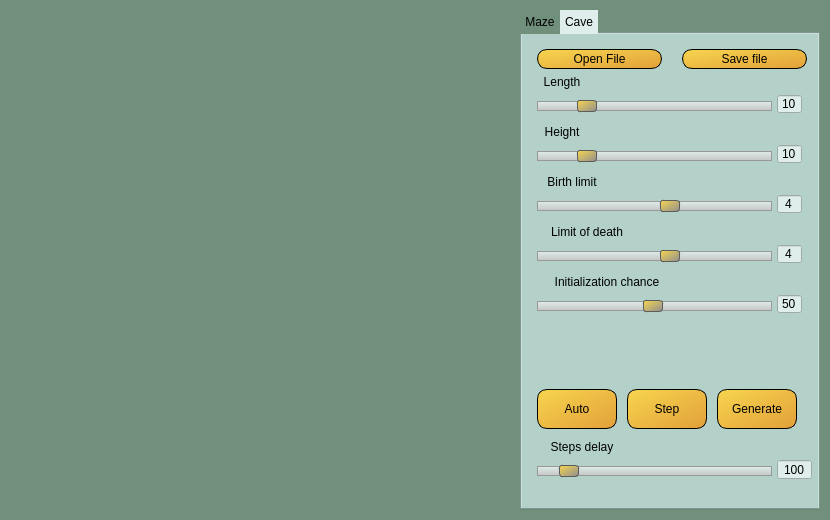
<?xml version="1.0" encoding="UTF-8"?>
<ui version="4.0">
 <class>MainWindow</class>
 <widget class="QMainWindow" name="MainWindow">
  <property name="geometry">
   <rect>
    <x>0</x>
    <y>0</y>
    <width>830</width>
    <height>520</height>
   </rect>
  </property>
  <property name="minimumSize">
   <size>
    <width>830</width>
    <height>520</height>
   </size>
  </property>
  <property name="maximumSize">
   <size>
    <width>830</width>
    <height>520</height>
   </size>
  </property>
  <property name="windowTitle">
   <string>MainWindow</string>
  </property>
  <property name="styleSheet">
   <string notr="true">background-color:  rgb(112, 144, 124);</string>
  </property>
  <widget class="QWidget" name="centralwidget">
   <property name="minimumSize">
    <size>
     <width>820</width>
     <height>510</height>
    </size>
   </property>
   <property name="maximumSize">
    <size>
     <width>820</width>
     <height>510</height>
    </size>
   </property>
   <widget class="s21::MazeWidget" name="widget" native="true">
    <property name="geometry">
     <rect>
      <x>10</x>
      <y>10</y>
      <width>500</width>
      <height>500</height>
     </rect>
    </property>
    <property name="minimumSize">
     <size>
      <width>500</width>
      <height>500</height>
     </size>
    </property>
    <property name="maximumSize">
     <size>
      <width>500</width>
      <height>500</height>
     </size>
    </property>
   </widget>
   <widget class="QTabWidget" name="tabWidget">
    <property name="geometry">
     <rect>
      <x>520</x>
      <y>10</y>
      <width>300</width>
      <height>500</height>
     </rect>
    </property>
    <property name="minimumSize">
     <size>
      <width>300</width>
      <height>500</height>
     </size>
    </property>
    <property name="maximumSize">
     <size>
      <width>300</width>
      <height>500</height>
     </size>
    </property>
    <property name="toolTip">
     <string>&lt;html&gt;&lt;head/&gt;&lt;body&gt;&lt;p&gt;&lt;br/&gt;&lt;/p&gt;&lt;/body&gt;&lt;/html&gt;</string>
    </property>
    <property name="whatsThis">
     <string>&lt;html&gt;&lt;head/&gt;&lt;body&gt;&lt;p&gt;&lt;br/&gt;&lt;/p&gt;&lt;/body&gt;&lt;/html&gt;</string>
    </property>
    <property name="styleSheet">
     <string notr="true">QSlider::groove:horizontal {
    border: 1px solid #999999;
    height: 8px;
    background: qlineargradient(x1:0, y1:0, x2:0, y2:1, stop:0 rgb(223, 238, 234), stop:1 #c4c4c4);
    margin: 2px 0;
}

QSlider::handle:horizontal {
    background: qlineargradient(x1:0, y1:0, x2:1, y2:1, stop:0 rgb(247, 213, 79), stop:1 #8f8f8f);
    border: 1px solid #5c5c5c;
    width: 18px;
    margin: -2px 0;
    border-radius: 3px;
}

QTabBar::tab {
color: rgb(0, 0, 0);
background: rgb(113, 144, 124); 
border: 5px;
border-color: rgb(0, 0, 0);
padding: 5px;
}

QTabBar::tab:selected { 
  background: rgb(223, 238, 234); 
}

QSpinBox {
color: rgb(0, 0, 0);
background-color:  rgb(223, 238, 234);
}

QLabel {
color: rgb(0, 0, 0);
}

QWidget {
background-color: rgb(179, 209, 201);
}

QPushButton {
color: rgb(0, 0, 0);
background-color: qlineargradient(x1:0, y1:0, x2:1, y2:1, stop:0 rgb(247, 213, 79), stop:1 rgb(226, 160, 57));
border-color: rgb(0, 0, 0);
 border-style: solid;
 border-width:1px;
 border-radius:10px;
}

QPushButton:hover {
color: rgb(0, 0, 0);
background-color: rgb(241, 188, 70);
border-color: rgb(0, 0, 0);
border-style: solid;
border-width:1px;
border-radius:10px;
}

QPushButton:pressed {
 color: rgb(0, 0, 0);
background-color: rgb(226, 160, 57);
border-color: rgb(0, 0, 0);
 border-style: solid;
 border-width:1px;
 border-radius:10px;
}</string>
    </property>
    <property name="currentIndex">
     <number>1</number>
    </property>
    <widget class="QWidget" name="maze">
     <attribute name="title">
      <string>Maze</string>
     </attribute>
     <widget class="QPushButton" name="pushButtonGenerate">
      <property name="geometry">
       <rect>
        <x>20</x>
        <y>370</y>
        <width>250</width>
        <height>80</height>
       </rect>
      </property>
      <property name="minimumSize">
       <size>
        <width>250</width>
        <height>80</height>
       </size>
      </property>
      <property name="maximumSize">
       <size>
        <width>250</width>
        <height>80</height>
       </size>
      </property>
      <property name="styleSheet">
       <string notr="true"/>
      </property>
      <property name="text">
       <string>Generate</string>
      </property>
     </widget>
     <widget class="QPushButton" name="pushButtonDeletePath">
      <property name="geometry">
       <rect>
        <x>15</x>
        <y>145</y>
        <width>100</width>
        <height>45</height>
       </rect>
      </property>
      <property name="styleSheet">
       <string notr="true"/>
      </property>
      <property name="text">
       <string>Delete path</string>
      </property>
     </widget>
     <widget class="QLabel" name="label_lenght_maze">
      <property name="geometry">
       <rect>
        <x>20</x>
        <y>40</y>
        <width>40</width>
        <height>15</height>
       </rect>
      </property>
      <property name="text">
       <string>Length</string>
      </property>
      <property name="alignment">
       <set>Qt::AlignCenter</set>
      </property>
     </widget>
     <widget class="QLabel" name="label_height_maze">
      <property name="geometry">
       <rect>
        <x>20</x>
        <y>90</y>
        <width>40</width>
        <height>15</height>
       </rect>
      </property>
      <property name="text">
       <string>Height</string>
      </property>
      <property name="alignment">
       <set>Qt::AlignCenter</set>
      </property>
     </widget>
     <widget class="QPushButton" name="OpenFileMaze">
      <property name="geometry">
       <rect>
        <x>15</x>
        <y>15</y>
        <width>125</width>
        <height>20</height>
       </rect>
      </property>
      <property name="styleSheet">
       <string notr="true"/>
      </property>
      <property name="text">
       <string>Open File</string>
      </property>
     </widget>
     <widget class="QPushButton" name="SaveFIleMaze">
      <property name="geometry">
       <rect>
        <x>160</x>
        <y>15</y>
        <width>125</width>
        <height>20</height>
       </rect>
      </property>
      <property name="styleSheet">
       <string notr="true"/>
      </property>
      <property name="text">
       <string>Save file</string>
      </property>
     </widget>
     <widget class="QSlider" name="lenght_maze_Slider">
      <property name="geometry">
       <rect>
        <x>15</x>
        <y>60</y>
        <width>235</width>
        <height>25</height>
       </rect>
      </property>
      <property name="minimum">
       <number>1</number>
      </property>
      <property name="maximum">
       <number>50</number>
      </property>
      <property name="pageStep">
       <number>50</number>
      </property>
      <property name="value">
       <number>10</number>
      </property>
      <property name="orientation">
       <enum>Qt::Horizontal</enum>
      </property>
     </widget>
     <widget class="QSpinBox" name="lenght_maze_spinBox">
      <property name="geometry">
       <rect>
        <x>255</x>
        <y>60</y>
        <width>25</width>
        <height>20</height>
       </rect>
      </property>
      <property name="focusPolicy">
       <enum>Qt::NoFocus</enum>
      </property>
      <property name="contextMenuPolicy">
       <enum>Qt::NoContextMenu</enum>
      </property>
      <property name="styleSheet">
       <string notr="true">background-color:  rgb(223, 238, 234);</string>
      </property>
      <property name="alignment">
       <set>Qt::AlignCenter</set>
      </property>
      <property name="buttonSymbols">
       <enum>QAbstractSpinBox::NoButtons</enum>
      </property>
      <property name="minimum">
       <number>1</number>
      </property>
      <property name="maximum">
       <number>50</number>
      </property>
      <property name="value">
       <number>10</number>
      </property>
     </widget>
     <widget class="QSlider" name="height_maze_Slider">
      <property name="geometry">
       <rect>
        <x>15</x>
        <y>110</y>
        <width>235</width>
        <height>25</height>
       </rect>
      </property>
      <property name="minimum">
       <number>1</number>
      </property>
      <property name="maximum">
       <number>50</number>
      </property>
      <property name="pageStep">
       <number>50</number>
      </property>
      <property name="value">
       <number>10</number>
      </property>
      <property name="orientation">
       <enum>Qt::Horizontal</enum>
      </property>
     </widget>
     <widget class="QSpinBox" name="height_maze_spinBox">
      <property name="geometry">
       <rect>
        <x>255</x>
        <y>110</y>
        <width>25</width>
        <height>20</height>
       </rect>
      </property>
      <property name="focusPolicy">
       <enum>Qt::NoFocus</enum>
      </property>
      <property name="contextMenuPolicy">
       <enum>Qt::NoContextMenu</enum>
      </property>
      <property name="styleSheet">
       <string notr="true">background-color:  rgb(223, 238, 234);</string>
      </property>
      <property name="alignment">
       <set>Qt::AlignCenter</set>
      </property>
      <property name="buttonSymbols">
       <enum>QAbstractSpinBox::NoButtons</enum>
      </property>
      <property name="minimum">
       <number>1</number>
      </property>
      <property name="maximum">
       <number>50</number>
      </property>
      <property name="value">
       <number>10</number>
      </property>
     </widget>
    </widget>
    <widget class="QWidget" name="cave">
     <attribute name="title">
      <string>Cave</string>
     </attribute>
     <widget class="QPushButton" name="GenerateCave">
      <property name="geometry">
       <rect>
        <x>195</x>
        <y>355</y>
        <width>80</width>
        <height>40</height>
       </rect>
      </property>
      <property name="text">
       <string>Generate</string>
      </property>
     </widget>
     <widget class="QLabel" name="lebel_steps_delay">
      <property name="geometry">
       <rect>
        <x>20</x>
        <y>405</y>
        <width>80</width>
        <height>15</height>
       </rect>
      </property>
      <property name="text">
       <string>Steps delay</string>
      </property>
      <property name="alignment">
       <set>Qt::AlignCenter</set>
      </property>
     </widget>
     <widget class="QSlider" name="milliseconds_Slider">
      <property name="geometry">
       <rect>
        <x>15</x>
        <y>425</y>
        <width>235</width>
        <height>25</height>
       </rect>
      </property>
      <property name="maximum">
       <number>1000</number>
      </property>
      <property name="singleStep">
       <number>20</number>
      </property>
      <property name="pageStep">
       <number>1000</number>
      </property>
      <property name="value">
       <number>100</number>
      </property>
      <property name="orientation">
       <enum>Qt::Horizontal</enum>
      </property>
     </widget>
     <widget class="QSpinBox" name="milliseconds_spinBox">
      <property name="geometry">
       <rect>
        <x>255</x>
        <y>425</y>
        <width>35</width>
        <height>21</height>
       </rect>
      </property>
      <property name="focusPolicy">
       <enum>Qt::NoFocus</enum>
      </property>
      <property name="contextMenuPolicy">
       <enum>Qt::NoContextMenu</enum>
      </property>
      <property name="autoFillBackground">
       <bool>false</bool>
      </property>
      <property name="styleSheet">
       <string notr="true">background-color:  rgb(223, 238, 234);</string>
      </property>
      <property name="alignment">
       <set>Qt::AlignCenter</set>
      </property>
      <property name="buttonSymbols">
       <enum>QAbstractSpinBox::NoButtons</enum>
      </property>
      <property name="maximum">
       <number>1000</number>
      </property>
      <property name="singleStep">
       <number>20</number>
      </property>
      <property name="value">
       <number>100</number>
      </property>
     </widget>
     <widget class="QSlider" name="limit_birth_Slider">
      <property name="geometry">
       <rect>
        <x>15</x>
        <y>160</y>
        <width>235</width>
        <height>25</height>
       </rect>
      </property>
      <property name="maximum">
       <number>7</number>
      </property>
      <property name="pageStep">
       <number>7</number>
      </property>
      <property name="value">
       <number>4</number>
      </property>
      <property name="orientation">
       <enum>Qt::Horizontal</enum>
      </property>
     </widget>
     <widget class="QLabel" name="label_lenght_cave">
      <property name="geometry">
       <rect>
        <x>20</x>
        <y>40</y>
        <width>40</width>
        <height>15</height>
       </rect>
      </property>
      <property name="text">
       <string>Length</string>
      </property>
      <property name="alignment">
       <set>Qt::AlignCenter</set>
      </property>
     </widget>
     <widget class="QLabel" name="label_height_cave">
      <property name="geometry">
       <rect>
        <x>20</x>
        <y>90</y>
        <width>40</width>
        <height>15</height>
       </rect>
      </property>
      <property name="text">
       <string>Height</string>
      </property>
      <property name="alignment">
       <set>Qt::AlignCenter</set>
      </property>
     </widget>
     <widget class="QSlider" name="lenght_Slider">
      <property name="geometry">
       <rect>
        <x>15</x>
        <y>60</y>
        <width>235</width>
        <height>25</height>
       </rect>
      </property>
      <property name="minimumSize">
       <size>
        <width>50</width>
        <height>20</height>
       </size>
      </property>
      <property name="minimum">
       <number>1</number>
      </property>
      <property name="maximum">
       <number>50</number>
      </property>
      <property name="pageStep">
       <number>50</number>
      </property>
      <property name="value">
       <number>10</number>
      </property>
      <property name="orientation">
       <enum>Qt::Horizontal</enum>
      </property>
     </widget>
     <widget class="QSpinBox" name="lenght_spinBox">
      <property name="geometry">
       <rect>
        <x>255</x>
        <y>60</y>
        <width>25</width>
        <height>20</height>
       </rect>
      </property>
      <property name="focusPolicy">
       <enum>Qt::NoFocus</enum>
      </property>
      <property name="contextMenuPolicy">
       <enum>Qt::NoContextMenu</enum>
      </property>
      <property name="styleSheet">
       <string notr="true">background-color:  rgb(223, 238, 234);</string>
      </property>
      <property name="alignment">
       <set>Qt::AlignCenter</set>
      </property>
      <property name="buttonSymbols">
       <enum>QAbstractSpinBox::NoButtons</enum>
      </property>
      <property name="minimum">
       <number>1</number>
      </property>
      <property name="maximum">
       <number>50</number>
      </property>
      <property name="value">
       <number>10</number>
      </property>
     </widget>
     <widget class="QSlider" name="height_Slider">
      <property name="geometry">
       <rect>
        <x>15</x>
        <y>110</y>
        <width>235</width>
        <height>25</height>
       </rect>
      </property>
      <property name="minimum">
       <number>1</number>
      </property>
      <property name="maximum">
       <number>50</number>
      </property>
      <property name="pageStep">
       <number>50</number>
      </property>
      <property name="value">
       <number>10</number>
      </property>
      <property name="orientation">
       <enum>Qt::Horizontal</enum>
      </property>
     </widget>
     <widget class="QSpinBox" name="height_spinBox">
      <property name="geometry">
       <rect>
        <x>255</x>
        <y>110</y>
        <width>25</width>
        <height>20</height>
       </rect>
      </property>
      <property name="focusPolicy">
       <enum>Qt::NoFocus</enum>
      </property>
      <property name="contextMenuPolicy">
       <enum>Qt::NoContextMenu</enum>
      </property>
      <property name="styleSheet">
       <string notr="true">background-color:  rgb(223, 238, 234);</string>
      </property>
      <property name="alignment">
       <set>Qt::AlignCenter</set>
      </property>
      <property name="buttonSymbols">
       <enum>QAbstractSpinBox::NoButtons</enum>
      </property>
      <property name="minimum">
       <number>1</number>
      </property>
      <property name="maximum">
       <number>50</number>
      </property>
      <property name="value">
       <number>10</number>
      </property>
     </widget>
     <widget class="QLabel" name="label_birth_limit_cave">
      <property name="geometry">
       <rect>
        <x>20</x>
        <y>140</y>
        <width>60</width>
        <height>15</height>
       </rect>
      </property>
      <property name="text">
       <string>Birth limit</string>
      </property>
      <property name="alignment">
       <set>Qt::AlignCenter</set>
      </property>
     </widget>
     <widget class="QSpinBox" name="limit_birth_spinBox">
      <property name="geometry">
       <rect>
        <x>255</x>
        <y>160</y>
        <width>25</width>
        <height>20</height>
       </rect>
      </property>
      <property name="focusPolicy">
       <enum>Qt::NoFocus</enum>
      </property>
      <property name="contextMenuPolicy">
       <enum>Qt::NoContextMenu</enum>
      </property>
      <property name="styleSheet">
       <string notr="true">background-color:  rgb(223, 238, 234);</string>
      </property>
      <property name="alignment">
       <set>Qt::AlignCenter</set>
      </property>
      <property name="buttonSymbols">
       <enum>QAbstractSpinBox::NoButtons</enum>
      </property>
      <property name="minimum">
       <number>0</number>
      </property>
      <property name="maximum">
       <number>7</number>
      </property>
      <property name="value">
       <number>4</number>
      </property>
     </widget>
     <widget class="QLabel" name="label_limit_of_death_cave">
      <property name="geometry">
       <rect>
        <x>20</x>
        <y>190</y>
        <width>90</width>
        <height>15</height>
       </rect>
      </property>
      <property name="text">
       <string>Limit of death</string>
      </property>
      <property name="alignment">
       <set>Qt::AlignCenter</set>
      </property>
     </widget>
     <widget class="QSlider" name="limit_of_death_Slider">
      <property name="geometry">
       <rect>
        <x>15</x>
        <y>210</y>
        <width>235</width>
        <height>25</height>
       </rect>
      </property>
      <property name="maximum">
       <number>7</number>
      </property>
      <property name="pageStep">
       <number>7</number>
      </property>
      <property name="value">
       <number>4</number>
      </property>
      <property name="orientation">
       <enum>Qt::Horizontal</enum>
      </property>
     </widget>
     <widget class="QSpinBox" name="limit_of_death_spinBox">
      <property name="geometry">
       <rect>
        <x>255</x>
        <y>210</y>
        <width>25</width>
        <height>20</height>
       </rect>
      </property>
      <property name="focusPolicy">
       <enum>Qt::NoFocus</enum>
      </property>
      <property name="contextMenuPolicy">
       <enum>Qt::NoContextMenu</enum>
      </property>
      <property name="styleSheet">
       <string notr="true">background-color:  rgb(223, 238, 234);</string>
      </property>
      <property name="alignment">
       <set>Qt::AlignCenter</set>
      </property>
      <property name="buttonSymbols">
       <enum>QAbstractSpinBox::NoButtons</enum>
      </property>
      <property name="minimum">
       <number>0</number>
      </property>
      <property name="maximum">
       <number>7</number>
      </property>
      <property name="singleStep">
       <number>1</number>
      </property>
      <property name="value">
       <number>4</number>
      </property>
     </widget>
     <widget class="QLabel" name="label_initialization_chance_cave">
      <property name="geometry">
       <rect>
        <x>20</x>
        <y>240</y>
        <width>130</width>
        <height>15</height>
       </rect>
      </property>
      <property name="text">
       <string>Initialization chance</string>
      </property>
      <property name="alignment">
       <set>Qt::AlignCenter</set>
      </property>
     </widget>
     <widget class="QSlider" name="initialization_chance_Slider">
      <property name="geometry">
       <rect>
        <x>15</x>
        <y>260</y>
        <width>235</width>
        <height>25</height>
       </rect>
      </property>
      <property name="minimum">
       <number>1</number>
      </property>
      <property name="maximum">
       <number>100</number>
      </property>
      <property name="pageStep">
       <number>100</number>
      </property>
      <property name="value">
       <number>50</number>
      </property>
      <property name="orientation">
       <enum>Qt::Horizontal</enum>
      </property>
     </widget>
     <widget class="QSpinBox" name="initialization_chance_spinBox">
      <property name="geometry">
       <rect>
        <x>255</x>
        <y>260</y>
        <width>25</width>
        <height>20</height>
       </rect>
      </property>
      <property name="focusPolicy">
       <enum>Qt::NoFocus</enum>
      </property>
      <property name="contextMenuPolicy">
       <enum>Qt::NoContextMenu</enum>
      </property>
      <property name="styleSheet">
       <string notr="true">background-color:  rgb(223, 238, 234);</string>
      </property>
      <property name="alignment">
       <set>Qt::AlignCenter</set>
      </property>
      <property name="buttonSymbols">
       <enum>QAbstractSpinBox::NoButtons</enum>
      </property>
      <property name="minimum">
       <number>1</number>
      </property>
      <property name="maximum">
       <number>100</number>
      </property>
      <property name="value">
       <number>50</number>
      </property>
     </widget>
     <widget class="QPushButton" name="AutoStepCave">
      <property name="geometry">
       <rect>
        <x>15</x>
        <y>355</y>
        <width>80</width>
        <height>40</height>
       </rect>
      </property>
      <property name="text">
       <string>Auto</string>
      </property>
     </widget>
     <widget class="QPushButton" name="OneStepCave">
      <property name="geometry">
       <rect>
        <x>105</x>
        <y>355</y>
        <width>80</width>
        <height>40</height>
       </rect>
      </property>
      <property name="text">
       <string>Step</string>
      </property>
     </widget>
     <widget class="QPushButton" name="OpenFileCave">
      <property name="geometry">
       <rect>
        <x>15</x>
        <y>15</y>
        <width>125</width>
        <height>20</height>
       </rect>
      </property>
      <property name="text">
       <string>Open File</string>
      </property>
     </widget>
     <widget class="QPushButton" name="SaveFileCave">
      <property name="geometry">
       <rect>
        <x>160</x>
        <y>15</y>
        <width>125</width>
        <height>20</height>
       </rect>
      </property>
      <property name="text">
       <string>Save file</string>
      </property>
     </widget>
    </widget>
   </widget>
  </widget>
 </widget>
 <customwidgets>
  <customwidget>
   <class>s21::MazeWidget</class>
   <extends>QWidget</extends>
   <header location="global">view/mazewidget.h</header>
   <container>1</container>
  </customwidget>
 </customwidgets>
 <resources/>
 <connections/>
</ui>
